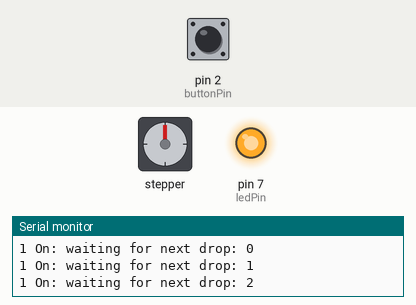
Recording of a sketch running on a simulated Arduino Uno, built with avr-gcc and run on an emulated ATmega328P. On the bench: stepper motor, output pins drawn as LEDs (lit = HIGH), the last lines printed to the serial monitor. Wiring (inferred from the names in the program): stepper motor driver (1000 steps per turn assumed): step pin 9; direction pin 10. The test bench sets the inputs (shaded band); at power-on: pin 2 (buttonPin) HIGH. Pins used as bus, display or sensor lines are not drawn.

Above: at 0.1 s.
At 20.1 s:
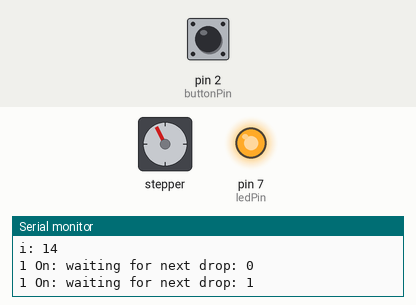
At 35.1 s:
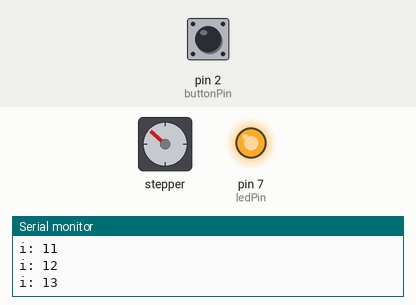
Timing chart, 0 to 39.1 s (numbered marks = the images above):
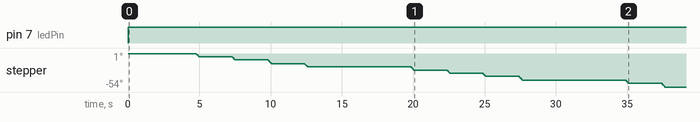

The sketch:

motivated_susan_control_code.edit.ino
```cpp
// Define pin connections & motor's steps per revolution
// do not modify this section unless you need to re-wire for some reason, then ensure pins are correctly
// matched with outputs as listed.

const int buttonPin = 2;  // the number of the pushbutton pin
const int dirPin = 10;
const int stepPin = 9;
const int ledPin = 7;
const int stepsPerRevolution = 1000;
bool isRunning = true;
int buttonState = 0;  // variable for reading the pushbutton status

void turnMotor() {
  for(int i = 0; i < 15; i++)
    {
      digitalWrite(stepPin, HIGH);
      delayMicroseconds(500000);
      digitalWrite(stepPin, LOW);
      delayMicroseconds(5000);
      Serial.print("i: ");
      Serial.println(i);
    }
}
// 700 is ~ 30 seconds
void standBy(int time) {
  for(int j = 0; j < time; j++)
      {
        buttonState = digitalRead(buttonPin);
        Serial.print(buttonState);
        Serial.print(" On: waiting for next drop: ");
        Serial.println(j);


        if (buttonState == 1)
        {
          isRunning = false;
        }

      }
}


void setup()
{
  // Declare pins as Outputs

  bool isRunning = true; // variable for iterating loop during operation pause
  pinMode(stepPin, OUTPUT);
  pinMode(dirPin, OUTPUT);
  // initialize the pushbutton pin as an input:
  pinMode(buttonPin, INPUT_PULLUP);
  pinMode(ledPin, OUTPUT);


  Serial.begin(9600);
}

////////////////////////  this is an infinite loop and will run the motor program continuously   /////////////////////////
void loop()
{
  // Set motor direction: LOW for CCW, HIGH for CW
  digitalWrite(dirPin, LOW);

  if (isRunning == true)
  {
    digitalWrite(ledPin, HIGH);

    // initial delay for opentrons to ready itself
    standBy(140);

    // drops 2,3,4
    for(int i = 0; i < 3; i++)
    {
      turnMotor();
      standBy(70);
    }

    // mixing and dropping of the drops 5-12
    for(int n = 0; n < 2; n++)
    {
      turnMotor();
      //delay for mix
      standBy(210);

      for(int i = 0; i < 3; i++)
      {
      turnMotor();
      standBy(70);
      }
    }


  }
  else if(isRunning == false)
  {
     digitalWrite(ledPin, LOW);
      for(int k = 0; k <100; k++)
      {
        buttonState = digitalRead(buttonPin);
        Serial.print(buttonState);
        Serial.print(" Off: ");
        Serial.println(k);
        if (buttonState == 1)
        {
          isRunning = true;
        }
      }
  }
}
```

Measured:
- by itself, pin 7 (ledPin): LOW → HIGH at 0.00 s
